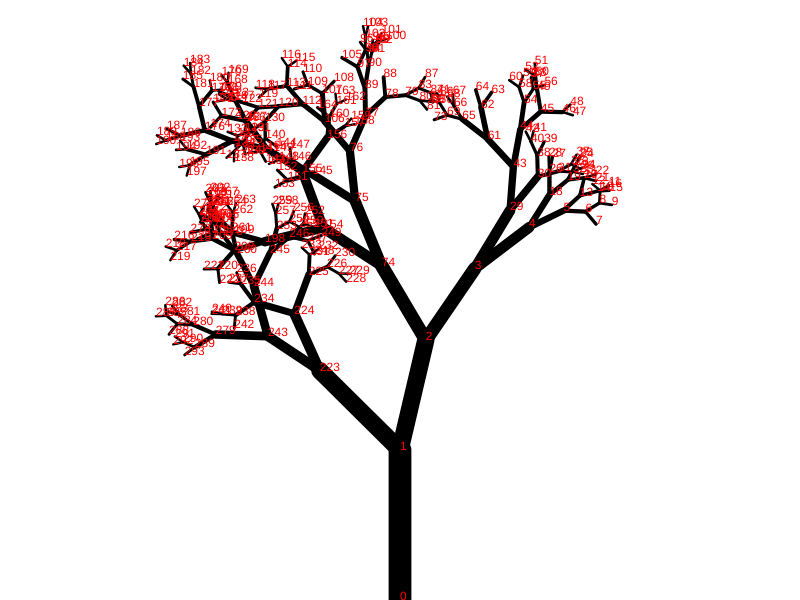
Frame 1 (no input)
Frame 2 (the mouse pressed at the canvas centre, redrawn once): identical to frame 1, image omitted

The p5.js sketch that drew this single still picture (run headless with seeded random() and noise() and a simulated clock; the mouse was pressed at the canvas centre and the sketch redrawn once):

// p5.js sketch
// ── sketch.js

let BRANCH_ANGLE;

let joints = [];

let branches = [];

function setup() {
  createCanvas(800, 600);
  background(255);

  // 设置 BRANCH_ANGLE 的值为 PI / 6，即分支角度为 30 度
  BRANCH_ANGLE = PI / 6;

  // 创建起始点对象并添加到 joints 数组中
  let start1 = createVector(width / 2, height)
  joints.push(start1);

  // 创建初始分支并展示
  branch(start1, 0, 150);
}

// 渲染函数，用于展示分支和关节
function draw() {
  // 设置背景色为黑色
  background(255);

  // 展示所有分支
  for (let i = 0; i < branches.length; i++) {
    branches[i].display();
  }

  // 展示所有关节并标记序号
  for (let i = 0; i < joints.length; i++) {
    fill(255, 0, 0); // 红色填充色
    noStroke(); // 无边框
    text(i, joints[i].x, joints[i].y); // 在关节位置展示序号
  }

  noLoop(); // 停止 draw 函数的循环调用
}

// 分支函数，用于创建分支
function branch(from, angle, len) {
  // 根据角度和长度计算分支终点位置
  let vector = p5.Vector.fromAngle(angle - PI / 2).setMag(len);
  let to = p5.Vector.add(from, vector);

  // 将终点添加到 joints 数组中
  joints.push(to);

  // 根据长度计算线条粗细
  let thickness = map(len, 0, 200, 1, 30);

  // 绘制分支线条
  strokeWeight(thickness); // 设置线条粗细
  stroke(0); // 设置线条颜色为黑色
  line(from.x, from.y, to.x, to.y); // 绘制线条

  // 添加分支对象到 branches 数组中
  branches.push(new Branch(from, to, thickness));

  // 计算新分支的长度
  len = len * 2 / 3 * random(0.7, 1.3);

  // 如果长度大于 10，则创建新的分支
  if (len > 10) {
    let angle1 = BRANCH_ANGLE + angle + random(-0.5, 0.5);
    branch(to, angle1, len);

    let angle2 = -BRANCH_ANGLE + angle + random(-0.5, 0.5);
    branch(to, angle2, len);
  }
}

// Branch 类，用于表示分支对象
class Branch {
  constructor(from, to, thickness) {
    this.from = from; // 起始点
    this.to = to; // 终点
    this.thickness = thickness; // 线条粗细
  }

  // 显示分支的方法
  display() {
    strokeWeight(this.thickness); // 设置线条粗细
    stroke(0); // 设置线条颜色为黑色
    line(this.from.x, this.from.y, this.to.x, this.to.y); // 绘制线条
  }
}
